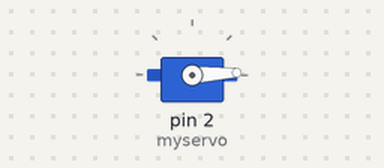
A sketch run on a simulated Arduino Uno, built with avr-gcc and run on an emulated ATmega328P. Shown: servo. What the sketch prints to the serial monitor is not drawn.

Above: at 0.05 s.
At 1.35 s:
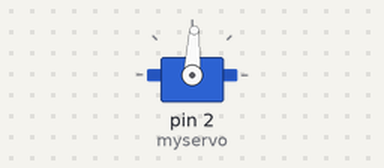
At 2.65 s:
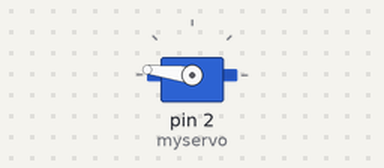
At 5.25 s:
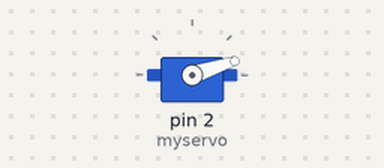
Timing chart, 0 to 7.2 s (numbered marks = the images above):
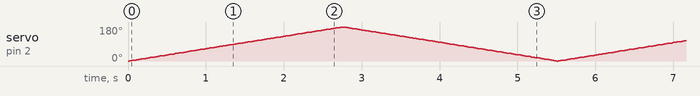

The sketch:

testing_servomotor.ino
```cpp
#include <Servo.h>
Servo myservo;
int pos =0;
void setup() {
  // put your setup code here, to run once:
  Serial.begin(9600);
  myservo.attach(2);

}

void loop() {
  // put your main code here, to run repeatedly:
   for(pos=0;pos<=180;pos+=1){
 myservo.write(pos);
 Serial.println(pos);
 delay(15);
}
for (pos=180;pos>=0;pos-=1){
  myservo.write(pos);
  Serial.println(pos);
  delay(15);
}
}
```
